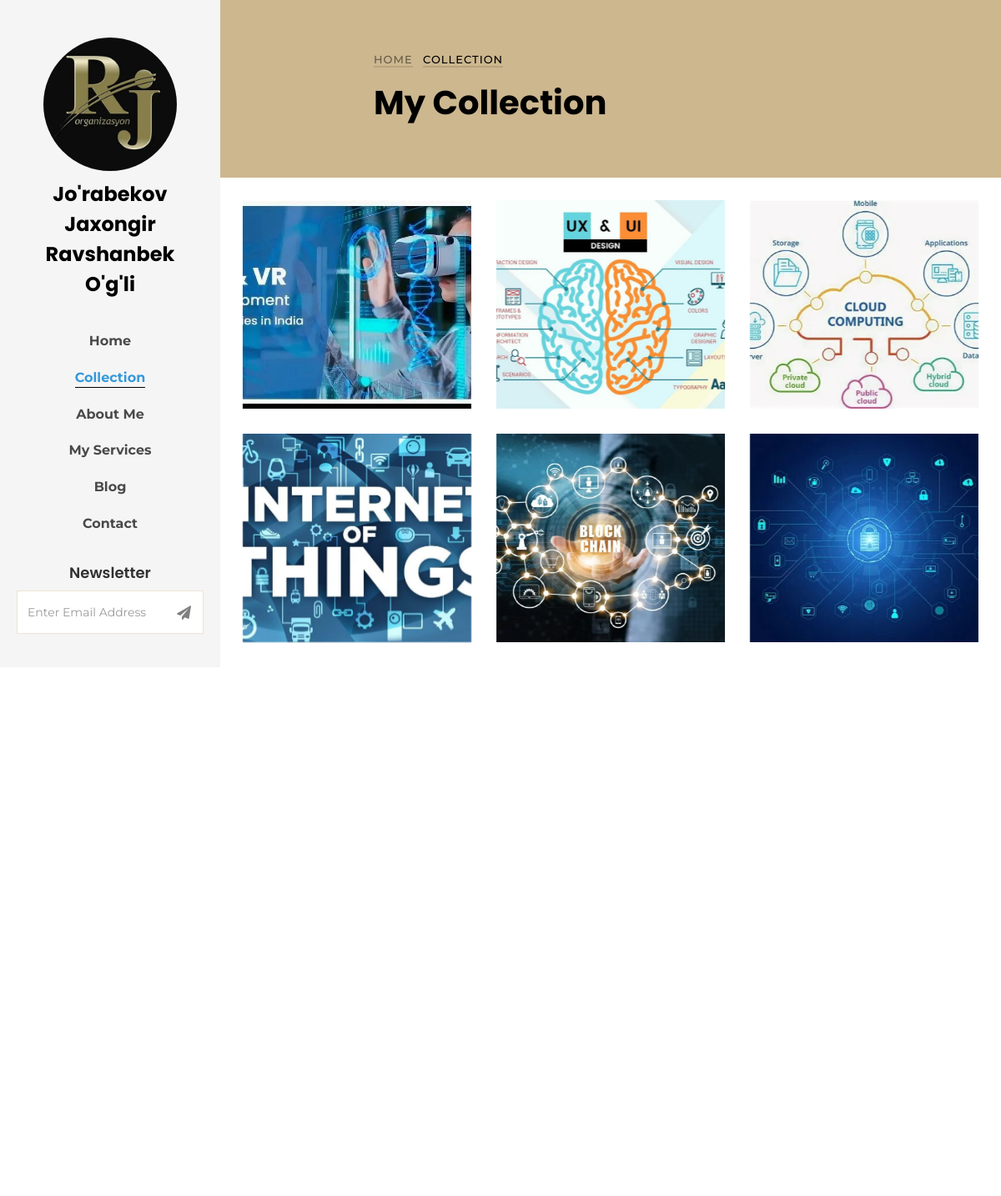
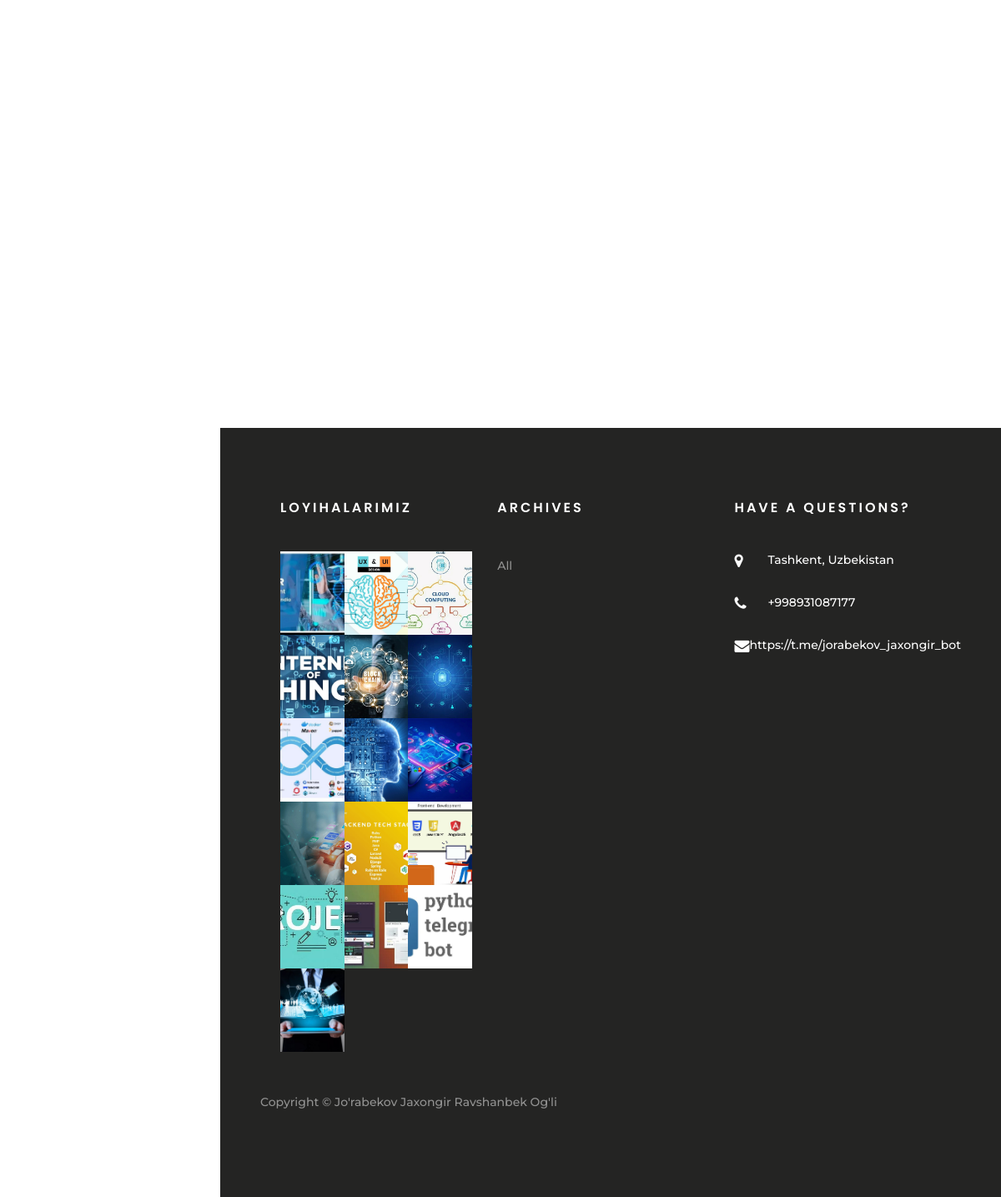
Screenshot of /collection/ with the database file from the repository (2 pictures, top to bottom).
### about/models.py (models this page shows, shortened)
class About(models.Model):
    full_name = models.CharField(max_length=50)
    title = models.CharField(max_length=100)
    image1 = models.ImageField(upload_to='about/')
    image2 = models.ImageField(upload_to='about/')
    image3 = models.ImageField(upload_to='about/')
    description = models.TextField()
    telegram = models.CharField(max_length=100)
    facebook = models.CharField(max_length=100)
    instagram = models.CharField(max_length=100)
    create_date = models.DateField(auto_now_add=True)
    update_date = models.DateTimeField(auto_now_add=True)

### collection/models.py (models this page shows, shortened)
class Collection(models.Model):
    title = models.CharField(max_length=50)
    image = models.ImageField(upload_to='collection/')

### contact/models.py (models this page shows, shortened)
class ContactMe(models.Model):
    address = models.CharField(max_length=202)
    phone = models.CharField(max_length=202)
    email = models.EmailField()
    telegram = models.CharField(max_length=150)
    website = models.CharField(max_length=202)

### collection/views.py (the view)
# urls.py: path('', collectionView, name="collection")
def collectionView(request):
    about = About.objects.all()
    collection = Collection.objects.all().order_by('-id')[:16]
    cme = ContactMe.objects.all()
    context = {
        'abouts': about,
        'collections': collection,
        'cme' : cme,
    }
    return render(request, 'collection.html', context)

### templates/collection.html (shortened to what this page needs)
{% extends 'base.html' %}
{% load static %}
{% block content %}
<div id="colorlib-main">
  <section class="ftco-section ftco-bread">
    <div class="container">
      <div class="row no-gutters slider-text justify-content-center align-items-center">
        <div class="col-md-8 ftco-animate">
          <p class="breadcrumbs"><span class="mr-2"><a href="{% url 'home' %}">Home</a></span> <span>Collection</span>
          </p>
          <h1 class="bread">My Collection</h1>
        </div>
      </div>
    </div>
  </section>
  <section class="ftco-section-3">
    <div class="photograhy">
      <div class="row">
        {% for i in collections  %}
          <div class="col-md-4 ftco-animate">
            <a href="{{ i.image.url }}"
              class="photography-entry img image-popup d-flex justify-content-start align-items-end"
              style="background-image: url({{ i.image.url }});">
            </a>
        </div>
        {% endfor %}
      </div>
    </div>
  </section>
  {% endblock content %}

### templates/base.html (shortened to what this page needs)
<!DOCTYPE html>
{% load static %}
<html lang="en">
<head>
    <link rel="stylesheet" href="{% static 'css/open-iconic-bootstrap.min.css' %}">
    <link rel="stylesheet" href="{% static 'css/animate.css' %}">
    <link rel="stylesheet" href="{% static 'css/owl.carousel.min.css' %}">
    <link rel="stylesheet" href="{% static 'css/owl.theme.default.min.css' %}">
    <link rel="stylesheet" href="{% static 'css/magnific-popup.css' %}">
    <link rel="stylesheet" href="{% static 'css/aos.css' %}">
    <link rel="stylesheet" href="{% static 'css/ionicons.min.css' %}">
    <link rel="stylesheet" href="{% static 'css/bootstrap-datepicker.css' %}">
    <link rel="stylesheet" href="{% static 'css/jquery.timepicker.css' %}">
    <link rel="stylesheet" href="{% static 'css/flaticon.css' %}">
    <link rel="stylesheet" href="{% static 'css/icomoon.css' %}">
    <link rel="stylesheet" href="{% static 'css/style.css' %}">
</head>
<body>
<div id="colorlib-page">
    <aside id="colorlib-aside" role="complementary" class="js-fullheight text-center">
        {% for i in abouts %}
        <h1 id="colorlib-logo"><a href="index-2.html"><span class="img"style="background-image: url({{ abouts.first.image3.url }});"></span>{{ abouts.first.full_name }}</a></h1>
        {% endfor %}
        <nav id="colorlib-main-menu" role="navigation">
            <ul>
                <li class="{% if request.path == '/' %}colorlib-active{% endif %}">
                        <a href="{% url 'home' %}">Home</a>
                    </li>
                    <li class="{% if request.path == '/collection/' %}colorlib-active{% endif %}">
                        <a href="{% url 'collection' %}">Collection</a>
                    </li>
                    <li class="{% if request.path == '/about/' %}colorlib-active{% endif %}">
                        <a href="{% url 'about' %}">About Me</a>
                    </li>
                    <li class="{% if request.path == '/service/' %}colorlib-active{% endif %}">
                        <a href="{% url 'service' %}">My Services</a>
                    </li>
                    <li class="{% if request.path == '/blog/' %}colorlib-active{% endif %}">
                        <a href="{% url 'blog' %}">Blog</a>
                    </li>
                    <li class="{% if request.path == '/contact/' %}colorlib-active{% endif %}">
                        <a href="{% url 'contact' %}">Contact</a>
                    </li>
            </ul>
        </nav>
        <div class="colorlib-footer">
            <h3>Newsletter</h3>
            <div class="d-flex justify-content-center">
                <form action="#" class="colorlib-subscribe-form">
                    <div class="form-group d-flex">
                        <div class="icon"><span class="icon-paper-plane"></span></div>
                        <input type="text" class="form-control" placeholder="Enter Email Address">
                    </div>
                </form>
            </div>
        </div>
    </aside>
    {% block content %}
    {% endblock %}
    <footer class="ftco-footer ftco-bg-dark ftco-section">
        <div class="container px-md-5">
            <div class="row mb-5">
                <div class="col-md">
                    <div class="ftco-footer-widget mb-4 ml-md-4">
                        <h2 class="ftco-heading-2">Loyihalarimiz</h2>
                        {% for i in collections %}
                        <ul class="list-unstyled photo">
                            <li><a href="{% url 'collection' %}" class="img" style="background-image: url({{ i.image.url }});"></a></li>
                        {% endfor %}
                            </ul>
                    </div>
                </div>
                <div class="col-md">
                    <div class="ftco-footer-widget mb-4">
                        <h2 class="ftco-heading-2">Archives</h2>
                        <ul class="categories">
                            <li><a href="{% url 'blog' %}?cat=">All</a></li>
                        </ul>
                    </div>
                </div>
                <div class="col-md">
                    <div class="ftco-footer-widget mb-4">
                        <h2 class="ftco-heading-2">Have a Questions?</h2>
                        {% for i in cme %}
                        <div class="block-23 mb-3">
                            <ul>
                                <li> <a href="https://maps.app.goo.gl/n53WDHYugs5XVANu8"><span class="icon icon-map-marker"></span><span class="text">{{ i.address }}</span></a>
                                </li>
                                <li><a href="tel:{{ i.phone }}"><span class="icon icon-phone"></span><span
                                        class="text">{{ i.phone }}</span></a>
                                </li>
                                <li><a href="{{ i.telegram }}"><span
                                        class="icon icon-envelope"></span><span class="text">
                                    {{ i.telegram }}</span></a></li>
                            </ul>
                        </div>
                        {% endfor  %}
                    </div>
                </div>
            </div>
            <div class="row">
                <div class="col-md-12">
                    <p>
                        Copyright &copy;
                        Jo'rabekov Jaxongir Ravshanbek Og'li
                    </p>
                </div>
            </div>
        </div>
    </footer>
</div>
</div>
</body>
</html>

### static/css/icomoon.css (style rules this page uses)
[class^="icon-"], [class*=" icon-"] { font-family: 'icomoon' !important; speak: none; font-style: normal; font-weight: normal; font-variant: normal; text-transform: none; line-height: 1; -webkit-font-smoothing: antialiased; -moz-osx-font-smoothing: grayscale; }
.icon-map-marker:before { content: "\f041"; }
.icon-phone:before { content: "\f095"; }
.icon-envelope:before { content: "\f0e0"; }
.icon-paper-plane:before { content: "\f1d8"; }

### rows the page displays
About: first.image3 (picture), first.full_name "Jo'rabekov Jaxongir Ravshanbek O'g'li"
Collection: image (picture)
Collection: image (picture)
Collection: image (picture)
Collection: image (picture)
Collection: image (picture)
Collection: image (picture)
Collection: image (picture)
Collection: image (picture)
Collection: image (picture)
Collection: image (picture)
Collection: image (picture)
Collection: image (picture)
Collection: image (picture)
Collection: image (picture)
Collection: image (picture)
Collection: image (picture)
ContactMe: address "Tashkent, Uzbekistan", phone "+998931087177", telegram "https://t.me/jorabekov_jaxongir_bot"
